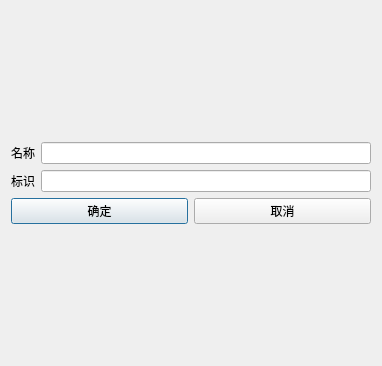
<?xml version="1.0" encoding="UTF-8"?>
<ui version="4.0">
 <class>QSttAddMacroWidget</class>
 <widget class="QDialog" name="QSttAddMacroWidget">
  <property name="geometry">
   <rect>
    <x>0</x>
    <y>0</y>
    <width>382</width>
    <height>366</height>
   </rect>
  </property>
  <property name="windowTitle">
   <string>选择测试功能</string>
  </property>
  <layout class="QVBoxLayout" name="verticalLayout_2">
   <item>
    <layout class="QVBoxLayout" name="verticalLayout">
     <item>
      <layout class="QGridLayout" name="gridLayoutNameID">
       <item row="0" column="0">
        <widget class="QLabel" name="m_lblItemsName">
         <property name="text">
          <string>名称</string>
         </property>
        </widget>
       </item>
       <item row="1" column="1">
        <widget class="QLineEdit" name="m_edtItemsID"/>
       </item>
       <item row="0" column="1">
        <widget class="QLineEdit" name="m_edtItemsName"/>
       </item>
       <item row="1" column="0">
        <widget class="QLabel" name="m_lblItemsID">
         <property name="text">
          <string>标识</string>
         </property>
        </widget>
       </item>
      </layout>
     </item>
     <item>
      <layout class="QHBoxLayout" name="horizontalLayout">
       <property name="spacing">
        <number>6</number>
       </property>
       <item>
        <widget class="QPushButton" name="m_Btn_OK">
         <property name="text">
          <string>确定</string>
         </property>
        </widget>
       </item>
       <item>
        <widget class="QPushButton" name="m_Btn_Cancel">
         <property name="text">
          <string>取消</string>
         </property>
        </widget>
       </item>
      </layout>
     </item>
    </layout>
   </item>
  </layout>
 </widget>
 <resources/>
 <connections/>
</ui>
